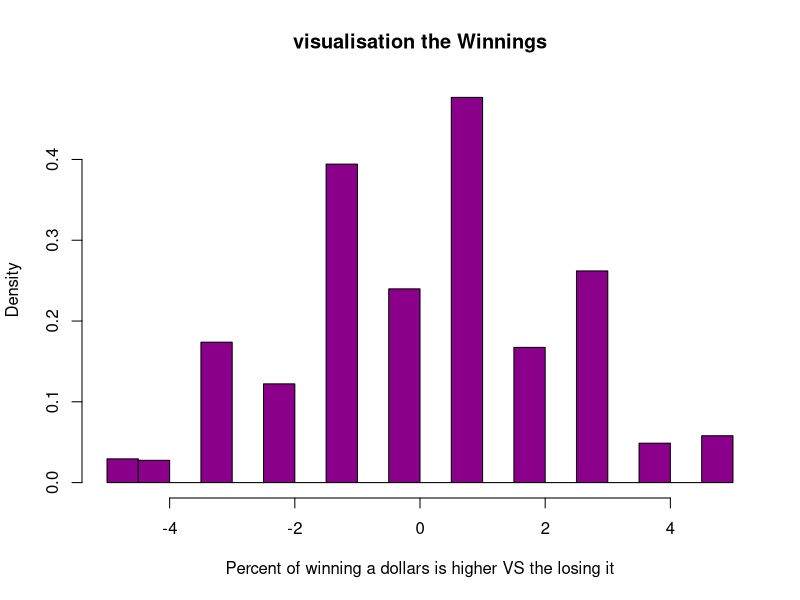
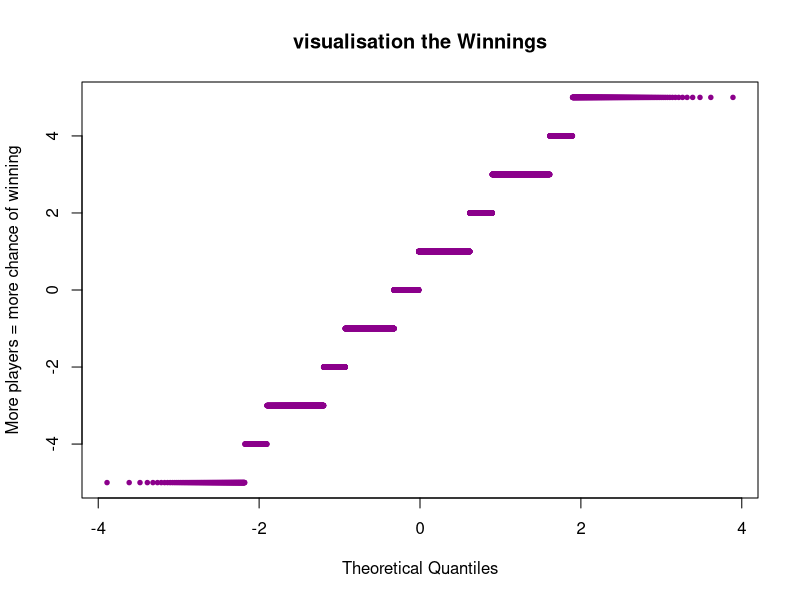

Write R code to recreate these figures, in order.
winnings<- vector("integer",10000)
Acc_winnings<- vector("integer",10000)

numplayers <-5
for (i in 1:length(winnings)){
  onehand<- sample(c("D","P","T"), numplayers, prob = c(0.493,0.42222,0.0848), replace =TRUE )
  winnings[i]<- length(onehand[onehand=="P"])*-1 + length(onehand[onehand=="D"])
   
  if(i != 1){
    Acc_winnings[i]<- Acc_winnings[i-1]+ winnings[i]
  } else{
    Acc_winnings[i]<- winnings[i]
  }
  
}

hist(winnings,
     main="visualisation the Winnings",
     xlab="Percent of winning a dollars is higher VS the losing it",
     col="darkmagenta",
     freq=FALSE
)

qqnorm(winnings,
       ylab = "More players = more chance of winning",
       main="visualisation the Winnings",
       col="darkmagenta",
       pch=19, 
       cex=.6)
